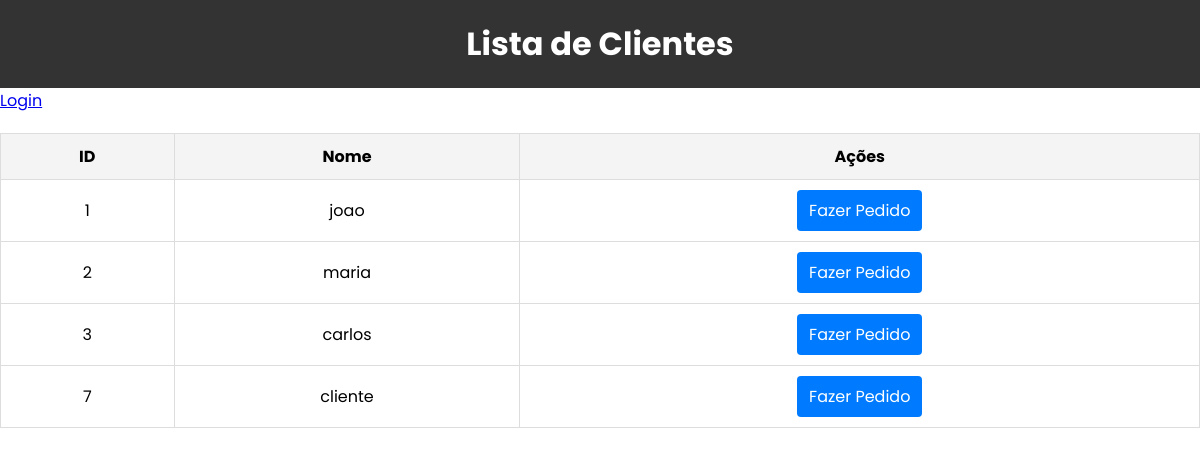
The page /pagina_index_atendente.php (signed in) on the database its author committed.
### tables this page shows
CREATE TABLE `clientes` (
  `id_cliente` int NOT NULL,
  `nome` varchar(45) NOT NULL,
  `senha` varchar(255) DEFAULT NULL,
  `endereco` varchar(45) NOT NULL,
  `cpf` varchar(45) NOT NULL
);

### pagina_index_atendente.php (the view, shortened to what this page needs)
<?php
require 'db.php';
try {
    $stmt = $conn->query("SELECT id_cliente, nome FROM clientes");
    $clients = $stmt->fetchAll(PDO::FETCH_ASSOC);
} catch (Exception $e) {
    echo "Erro ao buscar clientes: " . $e->getMessage();
    exit();
}
?>
<!DOCTYPE html>
<html>
<head>
    <link rel="stylesheet" href="css/style.css">
</head>
<body class="pagina-atendente">
    <h1>Lista de Clientes</h1>
    <a href="pagina_login.html">Login</a>
    <table class="client-table">
        <thead>
            <tr>
                <th>ID</th>
                <th>Nome</th>
                <th>Ações</th>
            </tr>
        </thead>
        <tbody>
            <?php foreach ($clients as $client): ?>
                <tr>
                    <td><?= htmlspecialchars($client['id_cliente']); ?></td>
                    <td><?= htmlspecialchars($client['nome']); ?></td>
                    <td>
                        <a href="pagina_pedido.php?id_cliente=<?= $client['id_cliente']; ?>" class="btn-order">Fazer Pedido</a>
                    </td>
                </tr>
            <?php endforeach; ?>
        </tbody>
    </table>
</body>
</html>

### css/style.css (style rules this page uses)
* { margin: 0; padding: 0; box-sizing: border-box; font-family: "Poppins"; }
.pagina-atendente { margin: 0; padding: 0; }
.pagina-atendente h1 { background-color: #333; color: white; text-align: center; padding: 20px; }
.pagina-atendente .client-table { width: 100%; border-collapse: collapse; margin: 20px auto; }
.pagina-atendente .client-table th, .client-table td { border: 1px solid #ddd; padding: 10px; text-align: center; }
.pagina-atendente .client-table th { background-color: #f4f4f4; }
.pagina-atendente .btn-order { display: inline-block; padding: 8px 12px; background-color: #007bff; color: #fff; text-decoration: none; border-radius: 4px; transition: background-color 0.3s; }

### rows shown on the page
clientes: id_cliente "1", nome "joao"
clientes: id_cliente "2", nome "maria"
clientes: id_cliente "3", nome "carlos"
clientes: id_cliente "7", nome "cliente"
